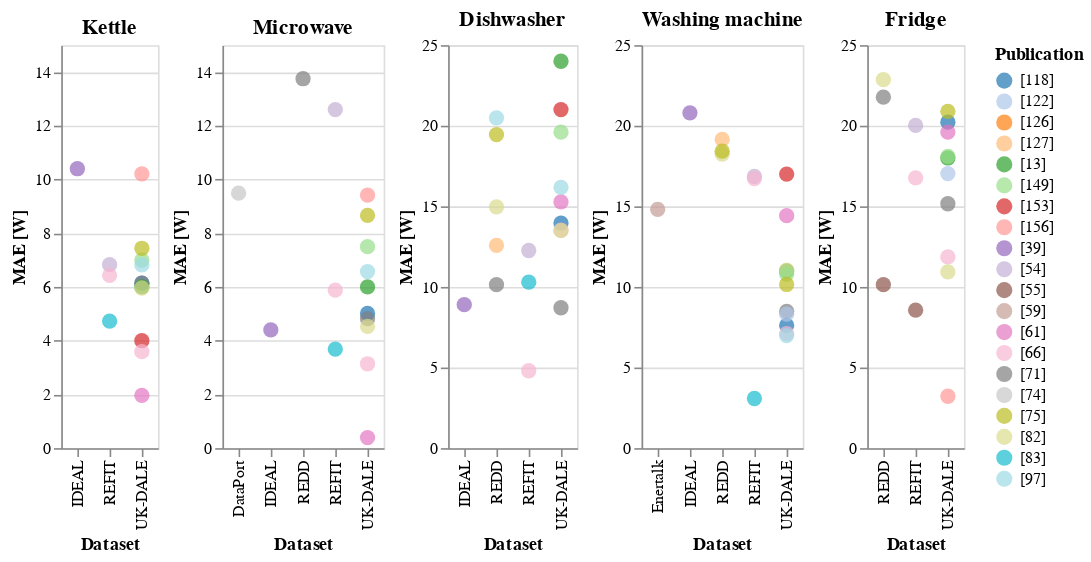

Notebook source saved alongside this figure:
### Code cell
# Visualization Dishwasher,
layers = []
for key, par in params.items():
    upper_bound = par['upper_bound']
    lower_bound = par['lower_bound']
    width = par['width']
    height = par['height']
    app = par['app']
    sortByDataset = alt.Chart().mark_point(clip=True, size=90, filled=True).encode(
        x=alt.X('Training: Dataset:N', title='Dataset'),
        #y=alt.Y('Performance Metric: Value:Q', title='MAE [W]', scale=alt.Scale(domain=(lower_bound, upper_bound))),
        y=alt.Y('Performance Metric: Value:Q', title='MAE [W]', scale=alt.Scale(domain=(lower_bound, upper_bound))),
        color=alt.Color('Reference: Number:N', legend=alt.Legend(title='Publication'), scale=alt.Scale(scheme = 'category20')), 
        # color=alt.Color('No-Ref', legend=alt.Legend(title='Publication'), scale=alt.Scale(scheme = 'category20')), 
    ).transform_filter(
        alt.FieldOneOfPredicate(field='Appliance', oneOf=[app])
    ).properties(
        title=key
    )
#    text = alt.Chart().mark_text(
#        clip=True, align='left', dy=-7, dx=-15,
#        fontSize=13
#    ).encode(
#        x=alt.X('Training: Dataset:N'),
#        y=alt.Y('Performance Metric: Value:Q', title='MAE [W]', scale=alt.Scale(domain=(lower_bound, upper_bound))),
#    #    text = 'Reference: Abbreviation:N'
#        text = 'Reference: Number:N'
#    ).transform_filter(
#        alt.FieldOneOfPredicate(field='Appliance', oneOf=[key])
#    )
    layers.append(alt.layer(
        sortByDataset, 
        data=df_mae, width=width, height=height
    ))
alt.hconcat(*layers, spacing=40, bounds='flush')
